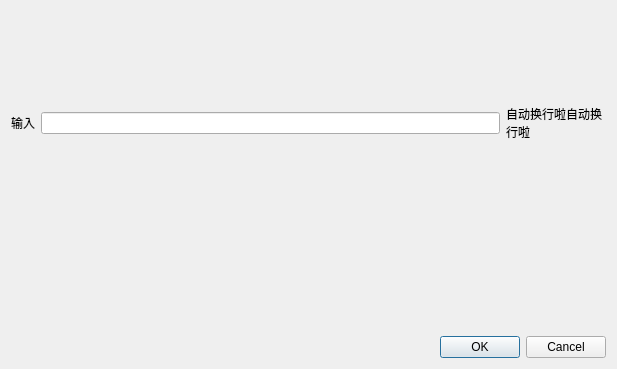
<?xml version="1.0" encoding="UTF-8"?>
<ui version="4.0">
 <class>InputDailog</class>
 <widget class="QWidget" name="InputDailog">
  <property name="geometry">
   <rect>
    <x>0</x>
    <y>0</y>
    <width>617</width>
    <height>369</height>
   </rect>
  </property>
  <property name="windowTitle">
   <string>Form</string>
  </property>
  <layout class="QGridLayout" name="gridLayout">
   <item row="1" column="0">
    <widget class="QDialogButtonBox" name="buttonBox">
     <property name="standardButtons">
      <set>QDialogButtonBox::Cancel|QDialogButtonBox::Ok</set>
     </property>
    </widget>
   </item>
   <item row="0" column="0">
    <layout class="QGridLayout" name="gridLayout_2" rowstretch="1,0,2" columnstretch="0,1,1">
     <item row="1" column="1">
      <widget class="QLineEdit" name="le_input"/>
     </item>
     <item row="2" column="1">
      <spacer name="verticalSpacer">
       <property name="orientation">
        <enum>Qt::Vertical</enum>
       </property>
       <property name="sizeHint" stdset="0">
        <size>
         <width>20</width>
         <height>40</height>
        </size>
       </property>
      </spacer>
     </item>
     <item row="1" column="0">
      <widget class="QLabel" name="lb_hint">
       <property name="text">
        <string>输入</string>
       </property>
      </widget>
     </item>
     <item row="0" column="1">
      <spacer name="verticalSpacer_2">
       <property name="orientation">
        <enum>Qt::Vertical</enum>
       </property>
       <property name="sizeHint" stdset="0">
        <size>
         <width>20</width>
         <height>40</height>
        </size>
       </property>
      </spacer>
     </item>
     <item row="1" column="2">
      <widget class="QLabel" name="lb_check">
       <property name="maximumSize">
        <size>
         <width>100</width>
         <height>16777215</height>
        </size>
       </property>
       <property name="layoutDirection">
        <enum>Qt::LeftToRight</enum>
       </property>
       <property name="autoFillBackground">
        <bool>false</bool>
       </property>
       <property name="text">
        <string>自动换行啦自动换行啦</string>
       </property>
       <property name="textFormat">
        <enum>Qt::AutoText</enum>
       </property>
       <property name="scaledContents">
        <bool>false</bool>
       </property>
       <property name="alignment">
        <set>Qt::AlignLeading|Qt::AlignLeft|Qt::AlignVCenter</set>
       </property>
       <property name="wordWrap">
        <bool>true</bool>
       </property>
       <property name="openExternalLinks">
        <bool>false</bool>
       </property>
      </widget>
     </item>
    </layout>
   </item>
  </layout>
 </widget>
 <resources/>
 <connections/>
</ui>
